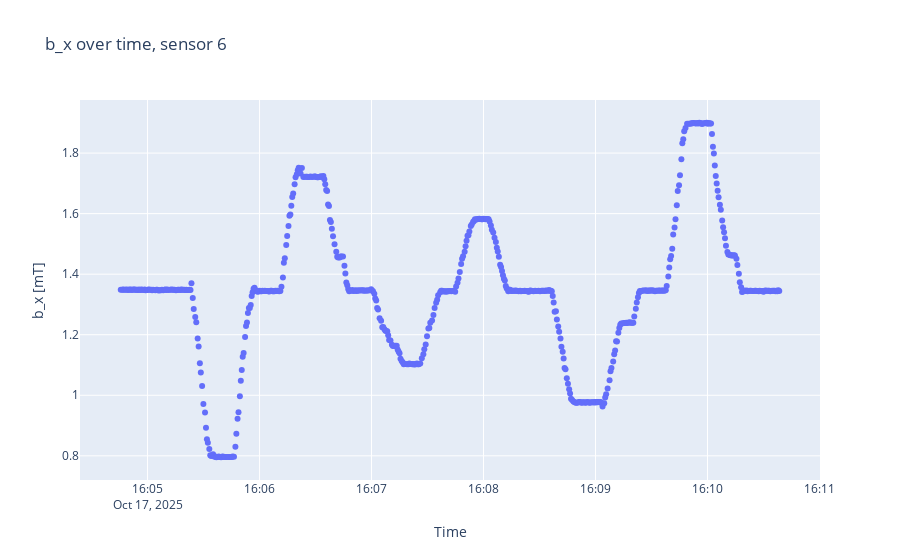
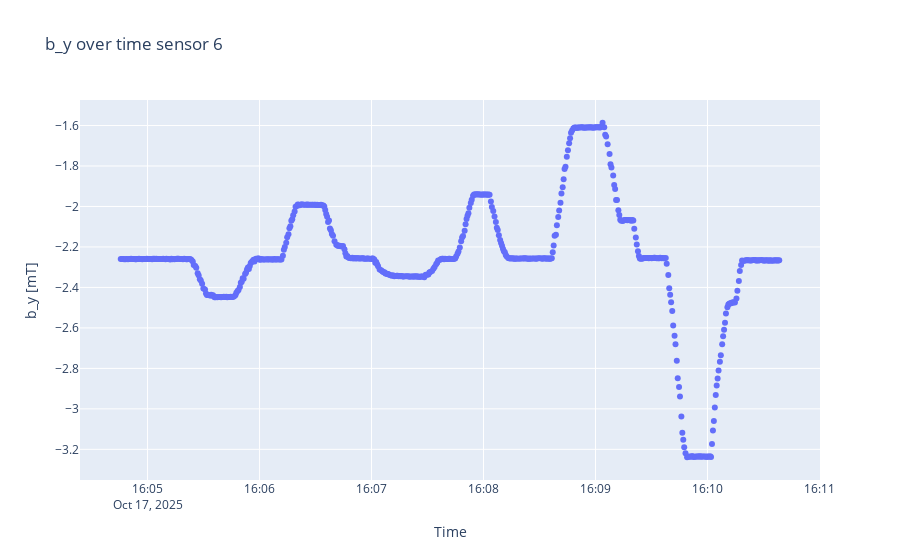
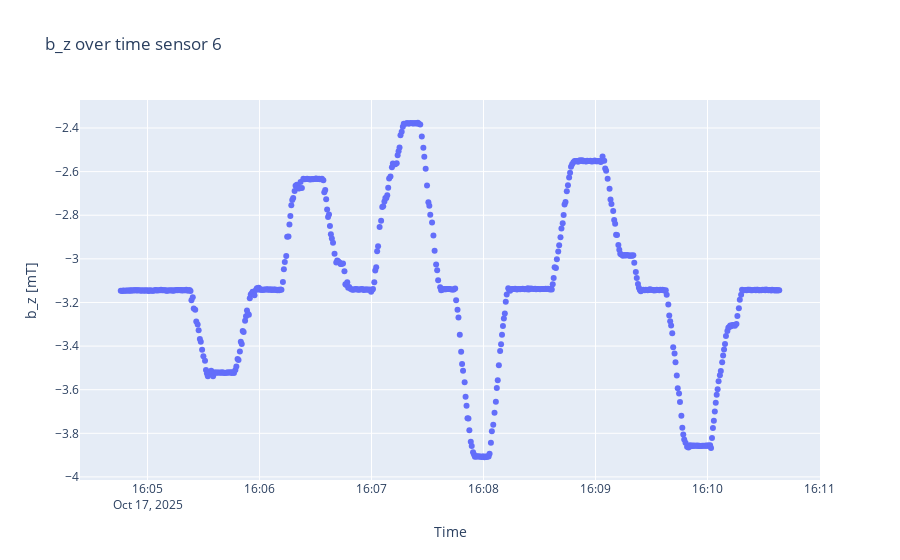

Notebook code for these charts, in order:
### Code cell
sensorplots(B, timestamps, 6)

### Figure 1 — Plotly figure (JSON) as saved in the notebook; plotly's stock layout.template omitted (floating-point values rounded to 4 significant figures; data arrays with more than 128 entries replaced by an {"elided": "..."} marker saying what was removed)
{"data": [{"mode": "markers", "type": "scatter", "x": {"elided": "603 str values"}, "y": {"elided": "603 float values"}}], "layout": {"title": {"text": "b_x over time, sensor 6"}, "xaxis": {"title": {"text": "Time"}}, "yaxis": {"scaleanchor": "y", "title": {"text": "b_x [mT]"}}}}

### Figure 2 — Plotly figure (JSON) as saved in the notebook; plotly's stock layout.template omitted (floating-point values rounded to 4 significant figures; data arrays with more than 128 entries replaced by an {"elided": "..."} marker saying what was removed)
{"data": [{"mode": "markers", "type": "scatter", "x": {"elided": "603 str values"}, "y": {"elided": "603 float values"}}], "layout": {"title": {"text": "b_y over time sensor 6"}, "xaxis": {"title": {"text": "Time"}}, "yaxis": {"scaleanchor": "y", "title": {"text": "b_y [mT]"}}}}

### Figure 3 — Plotly figure (JSON) as saved in the notebook; plotly's stock layout.template omitted (floating-point values rounded to 4 significant figures; data arrays with more than 128 entries replaced by an {"elided": "..."} marker saying what was removed)
{"data": [{"mode": "markers", "type": "scatter", "x": {"elided": "603 str values"}, "y": {"elided": "603 float values"}}], "layout": {"title": {"text": "b_z over time sensor 6"}, "xaxis": {"title": {"text": "Time"}}, "yaxis": {"scaleanchor": "y", "title": {"text": "b_z [mT]"}}}}
